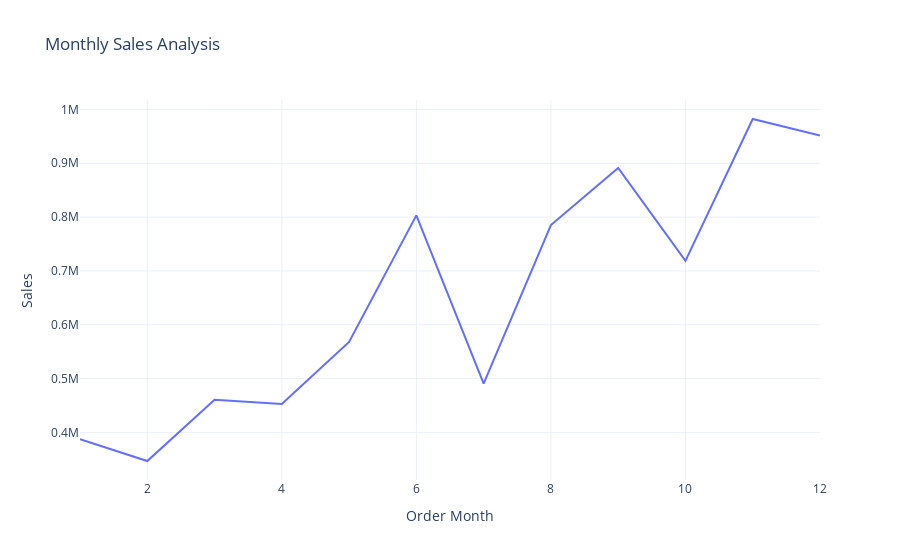

The cell this chart's notebook holds for it:
### Markdown cell above
# Monthly Sales Analysis

### Code cell
sales_by_month = data.groupby('Order Month')['Sales'].sum().reset_index()
fig = px.line(sales_by_month , x = 'Order Month' , y = 'Sales' , title = "Monthly Sales Analysis")
fig.show()

### Figure 1 — Plotly figure (JSON) as saved in the notebook; plotly's stock layout.template omitted (floating-point values rounded to 4 significant figures)
{"data": [{"hovertemplate": "Order Month=%{x}<br>Sales=%{y}<extra></extra>", "legendgroup": "", "line": {"color": "#636efa", "dash": "solid"}, "marker": {"symbol": "circle"}, "mode": "lines", "name": "", "orientation": "v", "showlegend": false, "type": "scatter", "x": [1, 2, 3, 4, 5, 6, 7, 8, 9, 10, 11, 12], "xaxis": "x", "y": [387400.0, 346800.0, 460500.0, 453000.0, 568000.0, 803200.0, 490500.0, 785300.0, 891400.0, 718600.0, 982300.0, 951600.0], "yaxis": "y"}], "layout": {"legend": {"tracegroupgap": 0}, "title": {"text": "Monthly Sales Analysis"}, "xaxis": {"anchor": "y", "domain": [0, 1], "title": {"text": "Order Month"}}, "yaxis": {"anchor": "x", "domain": [0, 1], "title": {"text": "Sales"}}}}
